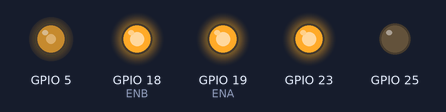
The program below on a simulated ESP32. Shown: output pins drawn as LEDs (lit = HIGH).

Above: at 1.0 s.
At 3.0 s:
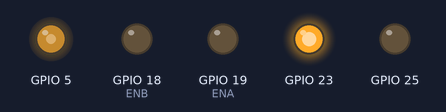
Timing chart, 0 to 4.6 s (numbered marks = the images above):
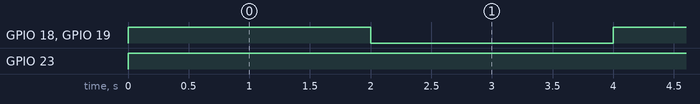

The program:

main.cpp
```cpp
#include <Arduino.h>

#define PWMA 25
#define PWMB 5
#define ENA 19
#define ENB 18

void setup()
{

  // IO5 -- PWMA -- D10
  // IO23 -- PWMB -- D11

  // IO19 -- ENA --D12
  // IO18 -- ENB -- D13

  pinMode(19, OUTPUT);
  pinMode(18, OUTPUT);
  pinMode(5, OUTPUT);
  pinMode(25, OUTPUT);

  ledcAttachPin(23, 0);//Atribuimos o pino 23 ao canal 0.
  ledcSetup(0, 1000, 10);//Atribuimos ao canal 0 a frequencia de 1000Hz com resolucao de 10bits.
  ledcWrite(0, 256);//Escrevemos um duty cycle de 0 no canal 0.

  ledcAttachPin(5, 1);//Atribuimos o pino 5 ao canal 1.
  ledcSetup(1, 1000, 10);//Atribuimos ao canal 1 a frequencia de 1000Hz com resolucao de 10bits.
  ledcWrite(1, 0);//Escrevemos um duty cycle de 0 no canal 1.
}

void loop()
{
 // ledcWrite(ledCanal, dutyCycle);
  ledcWrite(1, 512);
  ledcWrite(0, 1023);

  digitalWrite(ENA, 1);
  digitalWrite(ENB, 1);
  delay(2000);
  digitalWrite(ENA, 0);
  digitalWrite(ENB, 0);
  delay(2000);

}
```

Measured:
- by itself, GPIO 18 (ENB), GPIO 19 (ENA): alternates HIGH for 2.0 s and LOW for 2.0 s
- by itself, GPIO 23: LOW → HIGH at 0.00 s
